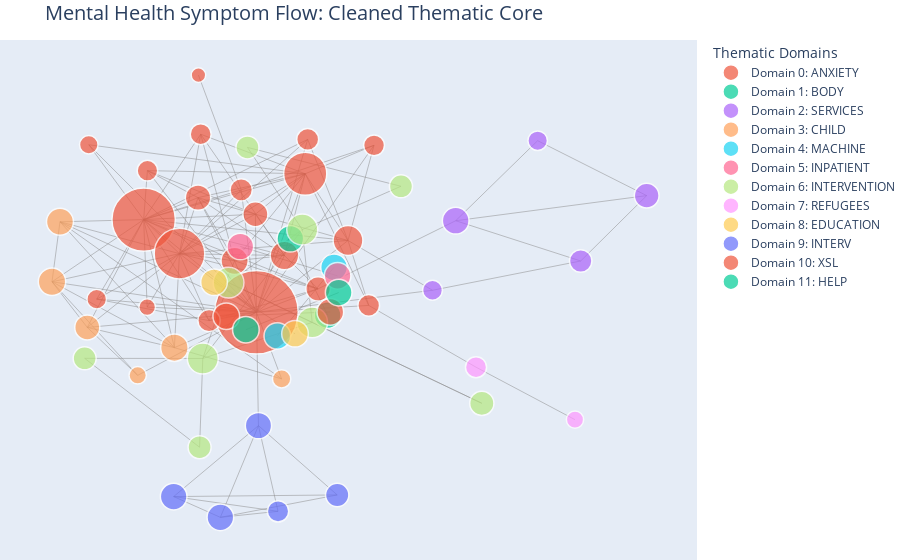

Notebook code cell kept with this figure:
### Markdown cell above
---
## **Phase 6: Deployment & Interpretation**

**Objective:** Transform the mathematical models into visual, interactive assets for research communication. This phase bridges the gap between data science and stakeholder decision-making.

**Deployment Assets:**
1. **Interactive Global Map (Plotly):** Holistic view of thematic clusters with hover-only labels to solve the "hairball" overlap problem.
2. **Physics-Based Exploration (PyVis):** A dynamic, draggable HTML interface for deep-dive investigation of specific symptom connections.
3. **Research Synthesis:** A final summary of findings for non-technical stakeholders.

### Code cell
# 6.1 Deployment: High-Impact Network & PyVis Export
import networkx as nx
import plotly.graph_objects as go
from community import community_louvain

# --- DATA REFINEMENT FOR STAKEHOLDERS ---
# Higher threshold to keep only strongest connections
strong_edges = [(u, v, d) for u, v, d in G.edges(data=True) if d['weight'] > 2] 
H = nx.Graph()
H.add_edges_from([(u, v, d) for u, v, d in strong_edges])

# Keep TOP 60 nodes by PageRank for maximum visual clarity
top_nodes = sorted(nx.pagerank(H).items(), key=lambda x: x[1], reverse=True)[:60]
H = H.subgraph([n for n, p in top_nodes]).copy()

# Recalculate metrics for the subgraph
partition = community_louvain.best_partition(H)
centrality = nx.pagerank(H)
pos = nx.kamada_kawai_layout(H, weight='weight')

# --- PLOTLY CONSTRUCTION ---
edge_x = []
edge_y = []
for edge in H.edges():
    x0, y0 = pos[edge[0]]
    x1, y1 = pos[edge[1]]
    edge_x.extend([x0, x1, None])
    edge_y.extend([y0, y1, None])

edge_trace = go.Scatter(
    x=edge_x, y=edge_y,
    line=dict(width=0.5, color='#888'),
    hoverinfo='none',
    mode='lines',
    showlegend=False)

# Create a list of traces, starting with the edges
data_traces = [edge_trace]

# Iterate through each community to create separate traces for the legend
unique_communities = sorted(set(partition.values()))
for community_id in unique_communities:
    # Filter nodes for this community
    group_nodes = [n for n, comm in partition.items() if comm == community_id]
    leader_node = max(group_nodes, key=lambda n: centrality[n])
    
    node_x = []
    node_y = []
    node_text = []
    node_sizes = []
    
    for node in group_nodes:
        x, y = pos[node]
        node_x.append(x)
        node_y.append(y)
        node_text.append(f"<b>{node.upper()}</b><br>Community: {community_id}<br>Authority: {centrality[node]:.4f}")
        node_sizes.append(10 + (centrality[node] * 1000))
        
    community_trace = go.Scatter(
        x=node_x, y=node_y,
        mode='markers',
        hoverinfo='text',
        text=node_text,
        name=f"Domain {community_id}: {leader_node.upper()}", 
        marker=dict(size=node_sizes, line_width=1.5)
    )
    data_traces.append(community_trace)

fig = go.Figure(data=data_traces,
             layout=go.Layout(
                title='Mental Health Symptom Flow: Cleaned Thematic Core',
                titlefont_size=20,
                showlegend=True,
                legend=dict(title='Thematic Domains', orientation="v", yanchor="top", y=1, xanchor="left", x=1.02),
                hovermode='closest',
                margin=dict(b=0,l=0,r=150,t=40),
                xaxis=dict(showgrid=False, zeroline=False, showticklabels=False),
                yaxis=dict(showgrid=False, zeroline=False, showticklabels=False)))

fig.show()

# --- PYVIS DEPLOYMENT ---
try:
    from pyvis.network import Network
    # Using notebook=False to save to file and show via IFrame for better compatibility in some editors
    net = Network(height="750px", width="100%", bgcolor="#ffffff", font_color="black", notebook=False)
    
    for node in H.nodes():
        net.add_node(node, label=node, size=centrality[node]*1000, group=partition[node], title=node)
    
    for u, v, d in H.edges(data=True):
        net.add_edge(u, v, value=d.get('weight', 1))
    
    # Enable search and filter to match the requested interactive style
    net.set_options("""
    var options = {
      "interaction": {
        "hover": true,
        "navigationButtons": true,
        "tooltipDelay": 200
      },
      "physics": {
        "forceAtlas2Based": {
          "gravitationalConstant": -50,
          "centralGravity": 0.01,
          "springLength": 100,
          "springConstant": 0.08
        },
        "maxVelocity": 50,
        "solver": "forceAtlas2Based",
        "timestep": 0.35,
        "stabilization": { "iterations": 150 }
      }
    }
    """)
    
    net.save_graph("Mental_Health_Full_Network.html")
    print("[✓] High-Impact Interactive Graph saved as 'Mental_Health_Full_Network.html'.")
except Exception as e:
    print(f"[!] PyVis export failed: {e}. Use the Plotly visual above.")

### Figure 1 — Plotly figure (JSON) as saved in the notebook; plotly's stock layout.template omitted (floating-point values rounded to 4 significant figures; data arrays with more than 128 entries replaced by an {"elided": "..."} marker saying what was removed)
{"data": [{"hoverinfo": "none", "line": {"color": "#888", "width": 0.5}, "mode": "lines", "showlegend": false, "type": "scatter", "x": {"elided": "423 float values"}, "y": {"elided": "423 float values"}}, {"hoverinfo": "text", "marker": {"line": {"width": 1.5}, "size": [22.29, 14.59, 83.53, 24.42, 27.22, 63.46, 50.62, 43.17, 20.98, 25.42, 22.35, 20.87, 29.83, 25.04, 21.95, 21.62, 18.55, 20.55, 19.61, 16.65, 28.56]}, "mode": "markers", "name": "Domain 0: ANXIETY", "text": ["<b>WELLBEING</b><br>Community: 0<br>Authority: 0.0123", "<b>ADULTS</b><br>Community: 0<br>Authority: 0.0046", "<b>ANXIETY</b><br>Community: 0<br>Authority: 0.0735", "<b>STAFF</b><br>Community: 0<br>Authority: 0.0144", "<b>WORKERS</b><br>Community: 0<br>Authority: 0.0172", "<b>COVID</b><br>Community: 0<br>Authority: 0.0535", "<b>PANDEMIC</b><br>Community: 0<br>Authority: 0.0406", "<b>STRESS</b><br>Community: 0<br>Authority: 0.0332", "<b>HCWS</b><br>Community: 0<br>Authority: 0.0110", "<b>FRONTLINE</b><br>Community: 0<br>Authority: 0.0154", "<b>INSOMNIA</b><br>Community: 0<br>Authority: 0.0123", "<b>STUDENTS</b><br>Community: 0<br>Authority: 0.0109", "<b>PREVALENCE</b><br>Community: 0<br>Authority: 0.0198", "<b>NURSES</b><br>Community: 0<br>Authority: 0.0150", "<b>SLEEP</b><br>Community: 0<br>Authority: 0.0120", "<b>PTSD</b><br>Community: 0<br>Authority: 0.0116", "<b>CROSSREF</b><br>Community: 0<br>Authority: 0.0085", "<b>BURNOUT</b><br>Community: 0<br>Authority: 0.0106", "<b>OUTBREAK</b><br>Community: 0<br>Authority: 0.0096", "<b>WOMEN</b><br>Community: 0<br>Authority: 0.0067", "<b>HEALTHCARE</b><br>Community: 0<br>Authority: 0.0186"], "type": "scatter", "x": [-0.0952, -0.2106, -0.05387, 0.1124, -0.113, -0.3586, -0.2619, 0.07775, -0.2046, -0.2118, -0.182, 0.2636, 0.1933, -0.05679, 0.08441, 0.2493, -0.5068, -0.3484, -0.4855, -0.3491, 0.02168], "y": [0.333, 0.7278, -0.08796, -0.007419, 0.08913, 0.2309, 0.1138, 0.3885, 0.5245, 0.3064, -0.1166, 0.4863, 0.159, 0.2494, 0.5068, -0.06428, 0.4883, 0.3993, -0.04264, -0.07003, 0.1073]}, {"hoverinfo": "text", "marker": {"line": {"width": 1.5}, "size": [26.67, 26.67]}, "mode": "markers", "name": "Domain 1: BODY", "text": ["<b>BODY</b><br>Community: 1<br>Authority: 0.0167", "<b>IMAGE</b><br>Community: 1<br>Authority: 0.0167"], "type": "scatter", "x": [0.1384, 0.03753], "y": [-0.09772, 0.165]}, {"hoverinfo": "text", "marker": {"line": {"width": 1.5}, "size": [19.52, 26.72, 19.81, 22.46, 24.75]}, "mode": "markers", "name": "Domain 2: SERVICES", "text": ["<b>BARRIERS</b><br>Community: 2<br>Authority: 0.0095", "<b>SERVICES</b><br>Community: 2<br>Authority: 0.0167", "<b>PATIENTS</b><br>Community: 2<br>Authority: 0.0098", "<b>TREATMENT</b><br>Community: 2<br>Authority: 0.0125", "<b>SERVICE</b><br>Community: 2<br>Authority: 0.0148"], "type": "scatter", "x": [0.7055, 0.4842, 0.4216, 0.8218, 1], "y": [0.5022, 0.227, -0.01219, 0.08854, 0.3134]}, {"hoverinfo": "text", "marker": {"line": {"width": 1.5}, "size": [18.38, 27.52, 27.43, 25.06, 17.44, 26.97]}, "mode": "markers", "name": "Domain 3: CHILD", "text": ["<b>PROBLEMS</b><br>Community: 3<br>Authority: 0.0084", "<b>CHILD</b><br>Community: 3<br>Authority: 0.0175", "<b>ADOLESCENTS</b><br>Community: 3<br>Authority: 0.0174", "<b>ADOLESCENT</b><br>Community: 3<br>Authority: 0.0151", "<b>YOUNG</b><br>Community: 3<br>Authority: 0.0074", "<b>CHILDREN</b><br>Community: 3<br>Authority: 0.0170"], "type": "scatter", "x": [0.01403, -0.2756, -0.6062, -0.5109, -0.3747, -0.5847], "y": [-0.3169, -0.2096, 0.01699, -0.1399, -0.3047, 0.2233]}, {"hoverinfo": "text", "marker": {"line": {"width": 1.5}, "size": [26.67, 26.67]}, "mode": "markers", "name": "Domain 4: MACHINE", "text": ["<b>MACHINE</b><br>Community: 4<br>Authority: 0.0167", "<b>LEARNING</b><br>Community: 4<br>Authority: 0.0167"], "type": "scatter", "x": [0.002392, 0.1556], "y": [-0.1693, 0.06675]}, {"hoverinfo": "text", "marker": {"line": {"width": 1.5}, "size": [26.67, 26.67]}, "mode": "markers", "name": "Domain 5: INPATIENT", "text": ["<b>INPATIENT</b><br>Community: 5<br>Authority: 0.0167", "<b>PSYCHIATRIC</b><br>Community: 5<br>Authority: 0.0167"], "type": "scatter", "x": [0.1652, -0.09756], "y": [0.03742, 0.1383]}, {"hoverinfo": "text", "marker": {"line": {"width": 1.5}, "size": [23.05, 31.03, 23.05, 23.05, 30.75, 30.75, 23.05, 24.26, 31.03]}, "mode": "markers", "name": "Domain 6: INTERVENTION", "text": ["<b>ACTIVITY</b><br>Community: 6<br>Authority: 0.0130", "<b>INTERVENTION</b><br>Community: 6<br>Authority: 0.0210", "<b>SIGNI</b><br>Community: 6<br>Authority: 0.0130", "<b>FICANT</b><br>Community: 6<br>Authority: 0.0130", "<b>WILEY</b><br>Community: 6<br>Authority: 0.0207", "<b>LIBRARY</b><br>Community: 6<br>Authority: 0.0207", "<b>PHYSICAL</b><br>Community: 6<br>Authority: 0.0130", "<b>GOVERNED</b><br>Community: 6<br>Authority: 0.0143", "<b>INTERVENTIONS</b><br>Community: 6<br>Authority: 0.0210"], "type": "scatter", "x": [-0.07824, 0.06977, -0.5179, -0.2075, 0.09656, -0.1293, 0.3364, 0.5547, -0.1989], "y": [0.4792, 0.1966, -0.2462, -0.552, -0.1226, 0.01411, 0.3455, -0.4009, -0.2467]}, {"hoverinfo": "text", "marker": {"line": {"width": 1.5}, "size": [17.22, 21.11]}, "mode": "markers", "name": "Domain 7: REFUGEES", "text": ["<b>ASYLUM</b><br>Community: 7<br>Authority: 0.0072", "<b>REFUGEES</b><br>Community: 7<br>Authority: 0.0111"], "type": "scatter", "x": [0.8064, 0.5391], "y": [-0.4572, -0.2767]}, {"hoverinfo": "text", "marker": {"line": {"width": 1.5}, "size": [26.67, 26.67]}, "mode": "markers", "name": "Domain 8: EDUCATION", "text": ["<b>EDUCATION</b><br>Community: 8<br>Authority: 0.0167", "<b>UNIVERSITIES</b><br>Community: 8<br>Authority: 0.0167"], "type": "scatter", "x": [-0.1685, 0.05021], "y": [0.01537, -0.1618]}, {"hoverinfo": "text", "marker": {"line": {"width": 1.5}, "size": [26.3, 26.67, 26.67, 21.34, 23.37]}, "mode": "markers", "name": "Domain 9: INTERV", "text": ["<b>DIGITAL</b><br>Community: 9<br>Authority: 0.0163", "<b>INTERV</b><br>Community: 9<br>Authority: 0.0167", "<b>ENTIONS</b><br>Community: 9<br>Authority: 0.0167", "<b>ENTION</b><br>Community: 9<br>Authority: 0.0113", "<b>JMIR</b><br>Community: 9<br>Authority: 0.0134"], "type": "scatter", "x": [-0.04858, -0.2776, -0.1514, 0.004339, 0.1642], "y": [-0.4777, -0.7217, -0.7931, -0.7724, -0.7161]}, {"hoverinfo": "text", "marker": {"line": {"width": 1.5}, "size": [26.67, 26.67]}, "mode": "markers", "name": "Domain 10: XSL", "text": ["<b>XSL</b><br>Community: 10<br>Authority: 0.0167", "<b>RENDERX</b><br>Community: 10<br>Authority: 0.0167"], "type": "scatter", "x": [-0.1355, 0.1455], "y": [-0.1014, -0.08668]}, {"hoverinfo": "text", "marker": {"line": {"width": 1.5}, "size": [26.67, 26.67]}, "mode": "markers", "name": "Domain 11: HELP", "text": ["<b>HELP</b><br>Community: 11<br>Authority: 0.0167", "<b>SEEKING</b><br>Community: 11<br>Authority: 0.0167"], "type": "scatter", "x": [-0.08255, 0.1682], "y": [-0.1478, -0.02002]}], "layout": {"hovermode": "closest", "legend": {"orientation": "v", "title": {"text": "Thematic Domains"}, "x": 1.02, "xanchor": "left", "y": 1, "yanchor": "top"}, "margin": {"b": 0, "l": 0, "r": 150, "t": 40}, "showlegend": true, "title": {"font": {"size": 20}, "text": "Mental Health Symptom Flow: Cleaned Thematic Core"}, "xaxis": {"showgrid": false, "showticklabels": false, "zeroline": false}, "yaxis": {"showgrid": false, "showticklabels": false, "zeroline": false}}}
